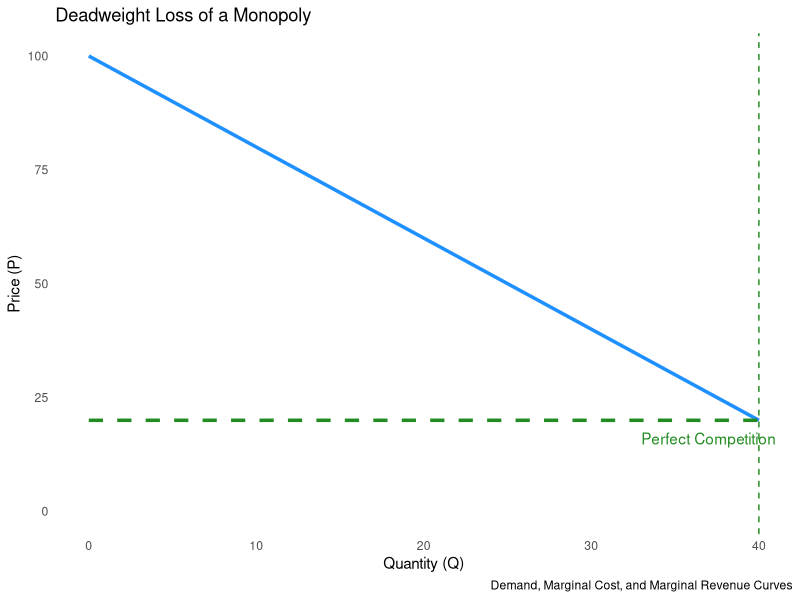
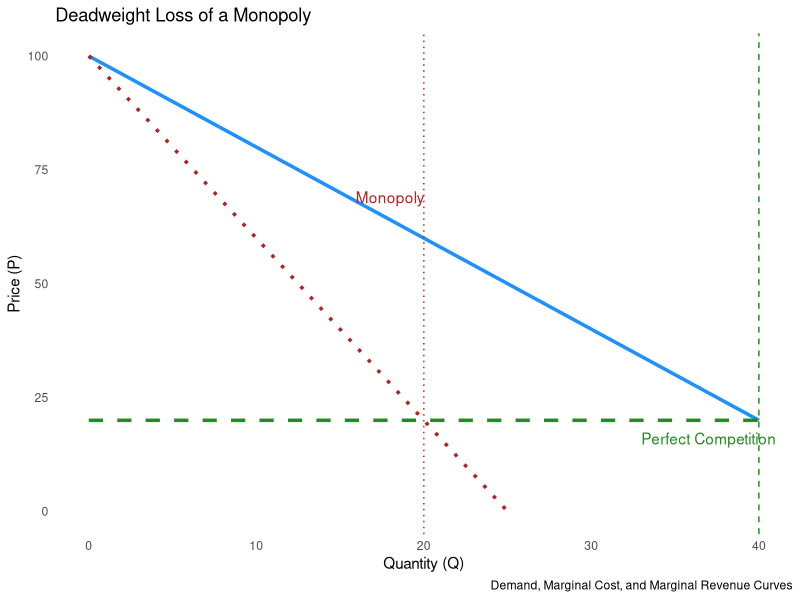
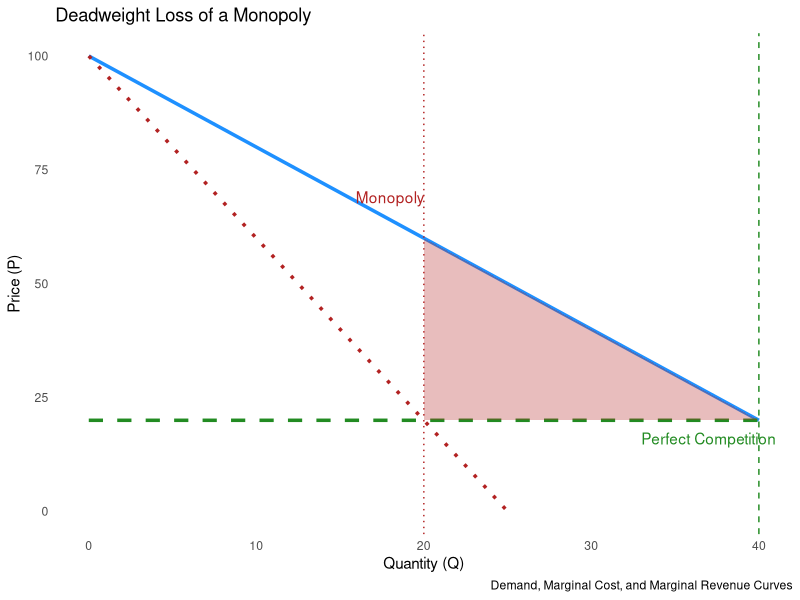
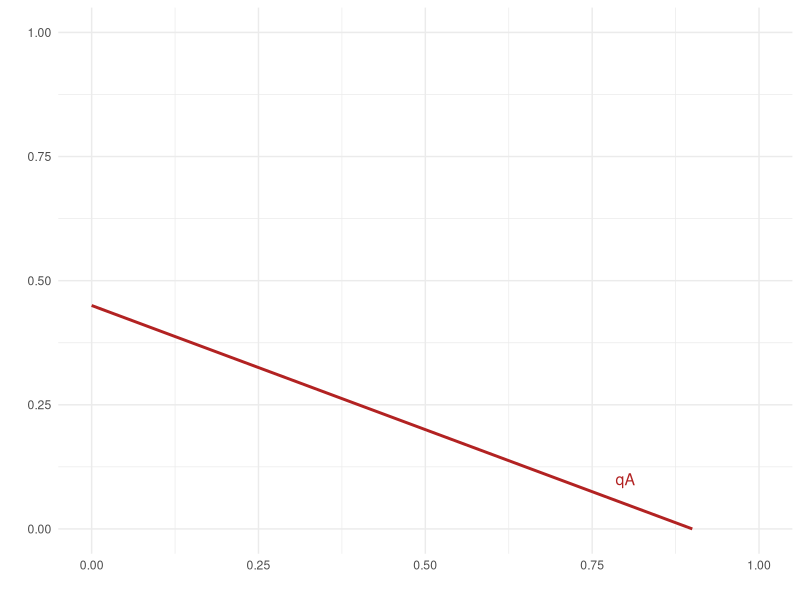
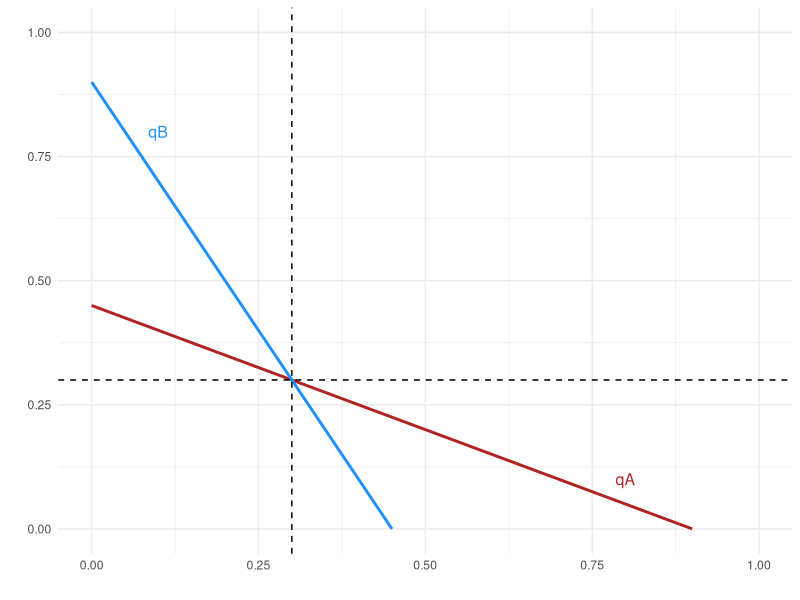

Write the R code that produced these figures, in order.
## ---- chunk 1
# Load necessary library
# Load necessary library
library(ggplot2)

# Load necessary library
library(ggplot2)

# Define demand, marginal cost, and marginal revenue functions
demand <- function(Q) { 100 - 2 * Q }       # Demand curve
marginal_cost <- function(Q) { 20 }         # Constant marginal cost
marginal_revenue <- function(Q) { 100 - 4 * Q } # MR is twice as steep as Demand

# Create data frame
Q_values <- seq(0, 40, by = 0.1)
data <- data.frame(
  Q = Q_values,
  Demand = demand(Q_values),
  MarginalCost = marginal_cost(Q_values),
  MarginalRevenue = marginal_revenue(Q_values)
)

# Equilibrium quantities and prices
Q_competition <- 40
P_competition <- demand(Q_competition)

Q_monopoly <- 20
P_monopoly <- demand(Q_monopoly)

# Define points for deadweight loss polygon
dwl_data <- data.frame(
  Q = c(Q_monopoly, Q_competition, Q_competition, Q_monopoly),
  Price = c(marginal_cost(Q_monopoly), marginal_cost(Q_competition), P_competition, P_monopoly)
)

# Plot the curves and DWL area
ggplot(data, aes(x = Q)) +
  geom_line(aes(y = Demand), color = "dodgerblue", size = 1.2) +              # Demand curve
  geom_line(aes(y = MarginalCost), color = "forestgreen", linetype = "dashed", size = 1.2) + # Marginal Cost
  #geom_line(aes(y = MarginalRevenue), color = "firebrick", linetype = "dotted", size = 1.2) + # Marginal Revenue
  geom_vline(xintercept = Q_competition, color = "forestgreen", linetype = "dashed") +        # Q in competition
  #geom_vline(xintercept = Q_monopoly, color = "firebrick", linetype = "dotted") +             # Q in monopoly
  #geom_polygon(data = dwl_data, aes(x = Q, y = Price), fill = "firebrick", alpha = 0.3) +  # DWL area
  annotate("text", x = Q_competition - 3,y = P_competition - 4, label = "Perfect Competition", color = "forestgreen") +
  #annotate("text", x = Q_monopoly - 2, y = P_monopoly + 9, label = "Monopoly", color = "firebrick") +
  labs(
    title = "Deadweight Loss of a Monopoly",
    x = "Quantity (Q)",
    y = "Price (P)",
    caption = "Demand, Marginal Cost, and Marginal Revenue Curves"
  ) +
  ylim(0,100)+
theme_minimal() +
  theme(
    panel.grid = element_blank()   # Remove all grid lines
  )
## ---- chunk 2
# Load necessary library
library(ggplot2)

# Define demand, marginal cost, and marginal revenue functions
demand <- function(Q) { 100 - 2 * Q }       # Demand curve
marginal_cost <- function(Q) { 20 }         # Constant marginal cost
marginal_revenue <- function(Q) { 100 - 4 * Q } # MR is twice as steep as Demand

# Create data frame
Q_values <- seq(0, 40, by = 0.1)
data <- data.frame(
  Q = Q_values,
  Demand = demand(Q_values),
  MarginalCost = marginal_cost(Q_values),
  MarginalRevenue = marginal_revenue(Q_values)
)

# Equilibrium quantities and prices
Q_competition <- 40
P_competition <- demand(Q_competition)

Q_monopoly <- 20
P_monopoly <- demand(Q_monopoly)

# Define points for deadweight loss polygon
dwl_data <- data.frame(
  Q = c(Q_monopoly, Q_competition, Q_competition, Q_monopoly),
  Price = c(marginal_cost(Q_monopoly), marginal_cost(Q_competition), P_competition, P_monopoly)
)

# Plot the curves and DWL area
ggplot(data, aes(x = Q)) +
  geom_line(aes(y = Demand), color = "dodgerblue", size = 1.2) +              # Demand curve
  geom_line(aes(y = MarginalCost), color = "forestgreen", linetype = "dashed", size = 1.2) + # Marginal Cost
  geom_line(aes(y = MarginalRevenue), color = "firebrick", linetype = "dotted", size = 1.2) + # Marginal Revenue
  geom_vline(xintercept = Q_competition, color = "forestgreen", linetype = "dashed") +        # Q in competition
  geom_vline(xintercept = Q_monopoly, color = "firebrick", linetype = "dotted") +             # Q in monopoly
  #geom_polygon(data = dwl_data, aes(x = Q, y = Price), fill = "firebrick", alpha = 0.3) +  # DWL area
  annotate("text", x = Q_competition - 3, y = P_competition - 4, label = "Perfect Competition", color = "forestgreen") +
  annotate("text", x = Q_monopoly - 2, y = P_monopoly + 9, label = "Monopoly", color = "firebrick") +
  labs(
    title = "Deadweight Loss of a Monopoly",
    x = "Quantity (Q)",
    y = "Price (P)",
    caption = "Demand, Marginal Cost, and Marginal Revenue Curves"
  ) +
  ylim(0,100)+
  theme_minimal() +
  theme(
    panel.grid = element_blank()   # Remove all grid lines
  )
## ---- chunk 3
# Load necessary library
library(ggplot2)

# Define demand, marginal cost, and marginal revenue functions
demand <- function(Q) { 100 - 2 * Q }       # Demand curve
marginal_cost <- function(Q) { 20 }         # Constant marginal cost
marginal_revenue <- function(Q) { 100 - 4 * Q } # MR is twice as steep as Demand

# Create data frame
Q_values <- seq(0, 40, by = 0.1)
data <- data.frame(
  Q = Q_values,
  Demand = demand(Q_values),
  MarginalCost = marginal_cost(Q_values),
  MarginalRevenue = marginal_revenue(Q_values)
)

# Equilibrium quantities and prices
Q_competition <- 40
P_competition <- demand(Q_competition)

Q_monopoly <- 20
P_monopoly <- demand(Q_monopoly)

# Define points for deadweight loss polygon
dwl_data <- data.frame(
  Q = c(Q_monopoly, Q_competition, Q_competition, Q_monopoly),
  Price = c(marginal_cost(Q_monopoly), marginal_cost(Q_competition), P_competition, P_monopoly)
)

# Plot the curves and DWL area
ggplot(data, aes(x = Q)) +
  geom_line(aes(y = Demand), color = "dodgerblue", size = 1.2) +              # Demand curve
  geom_line(aes(y = MarginalCost), color = "forestgreen", linetype = "dashed", size = 1.2) + # Marginal Cost
  geom_line(aes(y = MarginalRevenue), color = "firebrick", linetype = "dotted", size = 1.2) + # Marginal Revenue
  geom_vline(xintercept = Q_competition, color = "forestgreen", linetype = "dashed") +        # Q in competition
  geom_vline(xintercept = Q_monopoly, color = "firebrick", linetype = "dotted") +             # Q in monopoly
  geom_polygon(data = dwl_data, aes(x = Q, y = Price), fill = "firebrick", alpha = 0.3) +  # DWL area
  annotate("text", x = Q_competition - 3, y = P_competition - 4, label = "Perfect Competition", color = "forestgreen") +
  annotate("text", x = Q_monopoly - 2, y = P_monopoly + 9, label = "Monopoly", color = "firebrick") +
  labs(
    title = "Deadweight Loss of a Monopoly",
    x = "Quantity (Q)",
    y = "Price (P)",
    caption = "Demand, Marginal Cost, and Marginal Revenue Curves"
  ) +
  ylim(0,100)+
  theme_minimal() +
  theme(
    panel.grid = element_blank()   # Remove all grid lines
  )

## ---- chunk 4
library(dplyr)
library(ggplot2)


## ---- chunk 5
library(dplyr)
library(ggplot2)
c= .1
data = data.frame(x = seq(0,1,.01),
                  y = seq(0,1,.01))%>%
  mutate(
                  qA = (1-c -x)/2,
                  qB = (1-c -2*x))
data %>%
  ggplot(aes(x = x))+
  geom_line(aes(y = qA), color = 'firebrick', linewidth = 1)+
  #geom_line(aes(y = qB), color = 'dodgerblue', linewidth = 1)+
  #geom_hline(yintercept = (1-c)/3, linetype = 'dashed', linewidth = .5)+
  #geom_vline(xintercept = (1-c)/3, linetype = 'dashed', linewidth = .5)+
  ylim(0,1)+
  #annotate("text", x = .1, y = .8, label = "qB", size = 4, color = "dodgerblue")+
  annotate("text", x = .8, y = .1, label = "qA", size = 4, color = "firebrick")+
  xlab(" ")+
  ylab(' ')+
  theme_minimal()

## ---- chunk 6
library(dplyr)
library(ggplot2)
c= .1
data = data.frame(x = seq(0,1,.01),
                  y = seq(0,1,.01))%>%
  mutate(
                  qA = (1-c -x)/2,
                  qB = (1-c -2*x))
data %>%
  ggplot(aes(x = x))+
  geom_line(aes(y = qA), color = 'firebrick', linewidth = 1)+
  geom_line(aes(y = qB), color = 'dodgerblue', linewidth = 1)+
  geom_hline(yintercept = (1-c)/3, linetype = 'dashed', linewidth = .5)+
  geom_vline(xintercept = (1-c)/3, linetype = 'dashed', linewidth = .5)+
  ylim(0,1)+
  annotate("text", x = .1, y = .8, label = "qB", size = 4, color = "dodgerblue")+
  annotate("text", x = .8, y = .1, label = "qA", size = 4, color = "firebrick")+
  xlab(" ")+
  ylab(' ')+
  theme_minimal()

